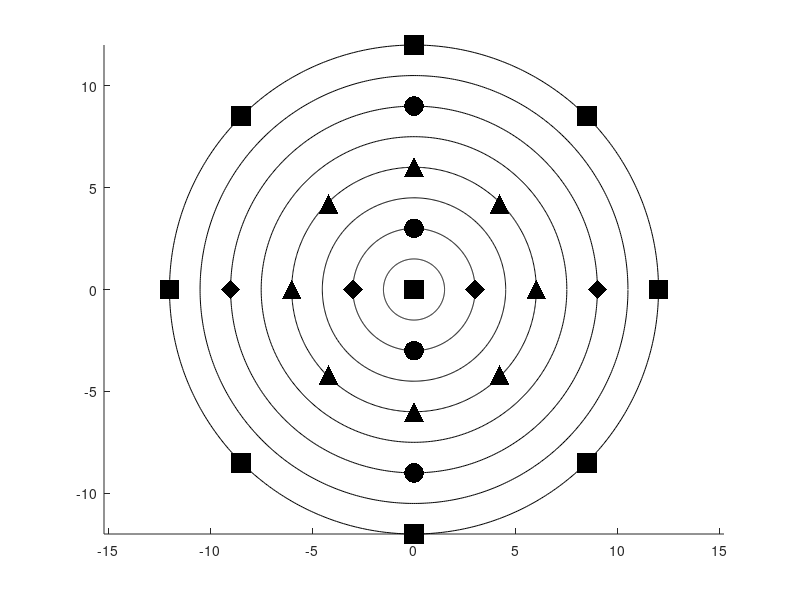

MATLAB code for this plot: (Note: this script raises an error after producing the figure.)
%% Stereographic Projection for Hexagonal Projections
%Polar projection
x=0;
y=0;
sz = 200;
MarkerEdgeColour = 'none';
hold on
%% Plotting Circles
for r = 0:3:12
angle=0:0.01:2*pi; 
xData=r*cos(angle);
yData=r*sin(angle);
plot(x+xData,y+yData,'Color',1/255*[0 0 0]);
end
%% Scattering Projection Markers
FO=scatter(([0,0,0,r,-r,8.5,8.5,-8.5,-8.5]), ([r,-r,0,0,0,8.5,-8.5,8.5,-8.5]),sz,'s','MarkerFaceColor',1/255*[0 0 0],'MarkerEdgeColor',MarkerEdgeColour); %FO
SO=scatter(([0,0,r/2,-r/2,4.2, 4.2, -4.2, -4.2]), ([r/2,-r/2,0,0,4.2,-4.2,4.2,-4.2]),sz,'^','MarkerFaceColor',1/255*[0 0 0],'MarkerEdgeColor',MarkerEdgeColour); %SO
ZZ=scatter(([0,0,0,0]), ([r/4,-r/4,r/(1+(1/3)),-r/(1+(1/3))]),sz,'o','MarkerFaceColor',1/255*[0 0 0],'MarkerEdgeColor',MarkerEdgeColour); %ZZ
AC=scatter(([r/4,-r/4,r/(1+(1/3)),-r/(1+(1/3))]),([0,0,0,0]),sz,'d','MarkerFaceColor',1/255*[0 0 0],'MarkerEdgeColor',MarkerEdgeColour);%AC
%% Plotting Dashed Circles
%{
for r = 1.5:3:10.5
angle=0:0.01:2*pi; 
xData=r*cos(angle);
yData=r*sin(angle);
plot(x+xData,y+yData,'Color',1/255*[200 200 200]);
end
%}
for r = 1.5:3:10.5
angle=0:0.01:2*pi; 
xData=r*cos(angle);
yData=r*sin(angle);
plot(x+xData,y+yData,'Color',1/255*[0 0 0]);
end
%% Adding Straight Lines
axis equal;
yline(0,'Color',1/255*[0 0 0]);
xline(0,'Color',1/255*[0 0 0]);
plot(-r:r,-r:r,'Color',1/255*[0 0 0]);
plot(-(-r:r),-r:r,'Color',1/255*[0 0 0]);
%%
hold off
xlim([-13,13])
ylim([-13,13])
xticks([-12 -9 -6 -3 0 3 6 9 12])
xticklabels({'180','135','90','45','0','45','90','135','180'})
yticks([-12 -9 -6 -3 0 3 6 9 12])
yticklabels({'180','135','90','45','0','45','90','135','180'})
ylabel('\theta / degrees','FontSize',36,'FontName','Calibri');
xlabel('\rho / degrees','FontSize',36,'FontName','Calibri');
legend([FO,SO,ZZ,AC],'Face-On','Side-On','Zigzag','Armchair','FontSize',20,'FontName','Calibri')
legend('boxoff')
legend('Location','southeastoutside')
set(gca,'TickDir','out');
set(0,'defaultfigurecolor',[1 1 1])

%% Texture mapping sphere
%{
r=12;
[I,map] = imread('ObraDinnColour.png');
[x,y,z] = sphere;
x2=x*r;
y2=y*r;
z2=z*r;
warp(x2,y2,z2,I)
axis equal
%}
